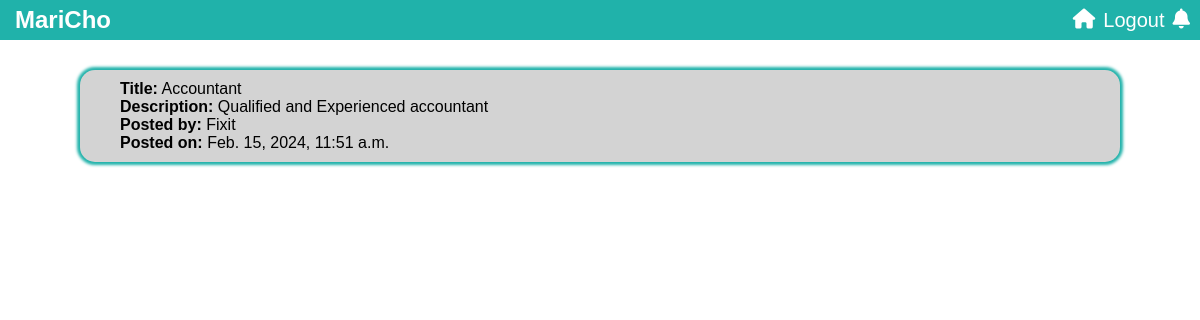
Page /flane/job-details/5 (signed in) on the committed database.
### maricho/models.py (models this page shows, shortened)
class Job(models.Model):
    author = models.ForeignKey(User, related_name='job', on_delete=models.CASCADE)
    company_name = models.CharField(max_length=100)
    position = models.CharField(max_length=250)
    description = models.TextField()
    timestamp = models.DateTimeField(auto_now_add=True)
    job_category = models.ForeignKey(Job_category, related_name='jobs', on_delete=models.CASCADE, null=True)
    city = models.TextField()

### maricho/views.py (the view)
# urls.py: path('job-details/<int:job_id>', views.job_details, name='job-details'),
@login_required(login_url='signin')
def job_details(request, job_id):
    job = Job.objects.get(id=job_id)
    return render(request, 'job-details.html', {'job': job})

### maricho/templates/job-details.html (shortened to what this page needs)
{% extends 'base.html' %}
{% block content %}
<body>
<div class="job-details">
    <h> <span>Title:</span>  {{ job.position }}</h>
    <p> <span>Description:</span>  {{ job.description }}</p>
    <p> <span>Posted by:</span>  {{ job.company_name }}</p>
    <p> <span>Posted on:</span>  {{ job.timestamp }}</p>
</div>
</body>
{% endblock content %}

### maricho/templates/base.html (style rules this page uses)
* { margin: 0; padding: 0; font-family: sans-serif; }

### maricho/templates/job-details.html (style rules this page uses)
.job-details { display: block; align-items: center; justify-content: space-between; margin: 50px auto 20px; background: lightgrey; box-shadow: 0 0 3px 3px lightseagreen; width: 80%; height:; padding: 10px 40px 10px; border-radius: 15px; }
span { font-weight: 600; }

### rows in the picture
Job: position "Accountant", description "Qualified and Experienced accountant", company_name "Fixit", timestamp "Feb. 15, 2024, 11:51 a.m."
